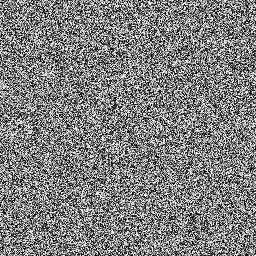
#> input picture images/encrypted/madrill1.png, 256 x 256 px, found by its file name
$ python npcr.py
#> lines starting #> are read from the running program, lines starting #| are printed output that depends on the picture; long printed decimals are rounded
import numpy as np
import cv2

def sump(height,width,img1,img2):
    matrix = np.empty([width,height])
    for y in range(0,height):
        for x in range(0,width):
            if img1[x,y] == img2[x,y]:
                matrix[x,y]=0
            else:
                matrix[x,y]=1
    psum=0
    for y in range(0,height):
        for x in range(0,width):
            psum=matrix[x,y]+psum
    return psum

def npcr(img1,img2):
    height = img1.shape[0]
    width = img2.shape[1]
    npcrv=((sump(height,width,img1,img2)/(height*width))*100)
    return npcrv

img1 = cv2.imread('madrill1.png',0)
#> img1 is the input picture: shape (256, 256); min 0, max 255, mean 127.5
img2 = cv2.imread('madrill2.png',0)
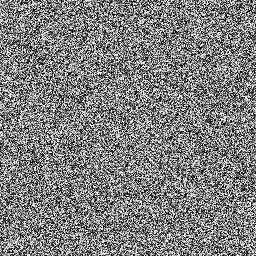
#> input picture images/encrypted/madrill2.png, 256 x 256 px, found by its file name
#> img2 is the input picture: shape (256, 256); min 0, max 255, mean 127.6
print('NPCR:',npcr(img1,img2))
#> after the loop in sump, `for y in range(0,height):`:
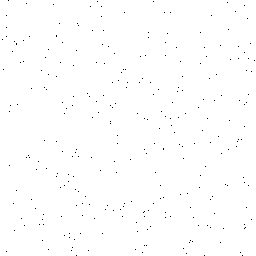
#> matrix: shape (256, 256) float64; values 0 (black) and 1 (white), 99.6% white; black in thin lines or dots
#> in npcr, `npcrv=((sump(height,width,img1,img2)/(height*width))*100)`: npcrv = 99.58
#| NPCR: 99.577
